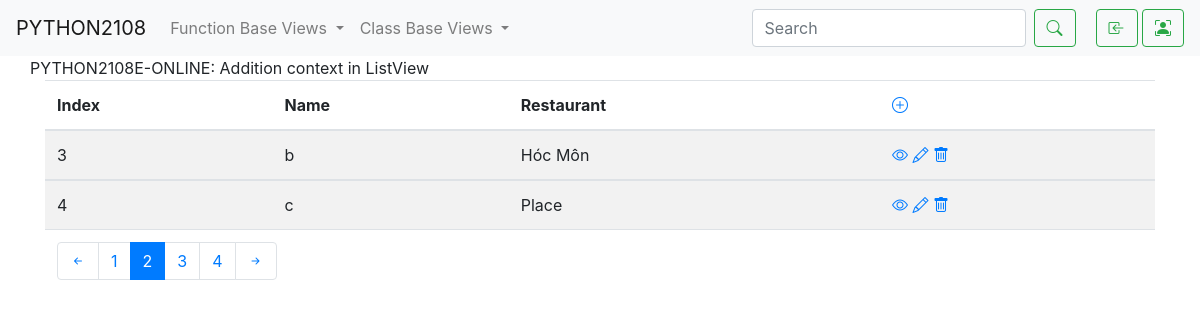
The app's page /class/waiter/list?page=2 with its own data.
### myapp/models.py (models this page shows, shortened)
class Waiter(models.Model):
    restaurant = models.ForeignKey(
        Restaurant,
        on_delete=models.CASCADE
    )
    name = models.CharField(max_length=30)
    class Meta:
        db_table = "Waiter"

class Restaurant(models.Model):
    place = models.OneToOneField(
        Place,
        on_delete=models.CASCADE,
        primary_key=True
    )
    serves_hot_dogs = models.BooleanField(verbose_name="Phục vụ Hotdogs", default=False)
    serves_pizza = models.BooleanField(verbose_name="Phục vụ Pizza", default=False)
    serves_pho = models.BooleanField(verbose_name="Phục vụ Phở", default=True)
    class Meta:
        db_table = "Restaurant"

class Place(models.Model):
    name = models.CharField(verbose_name="Tên Địa Điểm", max_length=50)
    address = models.CharField(verbose_name="Địa Chỉ", max_length=100)
    country = models.CharField(verbose_name="Quốc Gia", max_length=100, default="Việt Nam")
    class Meta:
        db_table = "Place"

### myapp/class_base_views.py (the view)
# urls.py: url(r'^class/waiter/list$', class_base_views.WaiterListView.as_view(), name='class_list_waiters'),
class WaiterListView(ListView):
    queryset = Waiter.objects.all()
    template_name = 'class_base/list_view.html'
    context_object_name = 'all_waiters'
    paginate_by = settings.PAGINATE_BY
    def get_context_data(self, **kwargs):
        context = super().get_context_data(**kwargs)
        context['class_name'] = 'PYTHON2108E-ONLINE: Addition context in ListView'
        return context

### myapp/templatetags/myfilter.py (called while the page is built)
@register.filter
def make_range(number):
    return range(1, number + 1)

@register.filter
def make_index_paginattion(current_page, index):
    return settings.PAGINATE_BY * (current_page - 1) + index

### myapp/templates/class_base/list_view.html (shortened to what this page needs)
{% extends '../base/base.html' %}
{% block content %}
    {% load myfilter %}
    {% load humanize %}
    {% load static %}
    {{ class_name }}
    <div class="col-12">
        <table class="table table-striped">
            {% if all_waiters %}
                <thead>
                    <tr>
                        <th scope="col">Index</th>
                        <th scope="col">Name</th>
                        <th scope="col">Restaurant</th>
                        <th scope="col">
                            <a href="{% url 'class_add_waiter' %}">
                                <i class="bi bi-plus-circle"></i>
                            </a>
                        </th>
                    </tr>
                </thead>
                {% for waiter in all_waiters %}
                    <tbody>
                        <tr>
                            <td scope="row">
                                {{ page_obj.number|make_index_paginattion:forloop.counter}}
                                </td>
                            <td>{{ waiter.name }}</td>
                            <td>{{ waiter.restaurant.place.name }}</td>
                            <td>
                                <a href="{% url 'class_view_detail_waiter' pk=waiter.id %}">
                                    <i class="bi bi-eye"></i>
                                </a>
                                <a href="{% url 'class_update_waiter' pk=waiter.id %}">
                                    <i class="bi bi-pencil"></i>
                                </a>
                                <a href="{% url 'class_delete_waiter' pk=waiter.id %}">
                                    <i class="bi bi-trash"></i>
                                </a>
                            </td>
                        </tr>
                    </tbody>
                {% endfor %}
            {% endif %}
            <tfoot>
                <tr>
                    <td colspan="5">
                        <nav aria-label="Page navigation example">
                            <ul class="pagination">
                                {% if page_obj.has_previous %}
                                    <li class="page-item">
                                        <a class="page-link" href="?page={{page_obj.previous_page_number}}" aria-label="Previous">
                                            <i class="bi bi-arrow-left-short"></i>
                                        </a>
                                    </li>
                                {% else %}
                                    <li class="page-item disabled" style="cursor:not-allowed">
                                        <a class="page-link" aria-label="Previous">
                                            <i class="bi bi-arrow-left-short"></i>
                                        </a>
                                    </li>
                                {% endif %}
                                {% for page in page_obj.paginator.num_pages|make_range %}
                                    {% if page_obj.number == page %}
                                        <li class="page-item active"><a class="page-link" href="?page={{page}}">{{ page }}</a></li>
                                    {% else %}
                                        <li class="page-item"><a class="page-link" href="?page={{page}}">{{ page }}</a></li>
                                    {% endif %}
                                {% endfor %}
                                {% if page_obj.has_next %}
                                    <li class="page-item">
                                        <a class="page-link" href="?page={{page_obj.next_page_number}}" aria-label="Next">
                                            <i class="bi bi-arrow-right-short"></i>
                                        </a>
                                    </li>
                                {% else %}
                                    <li class="page-item disabled" style="cursor:not-allowed">
                                        <a class="page-link" aria-label="Next">
                                            <i class="bi bi-arrow-right-short"></i>
                                        </a>
                                    </li>
                                {% endif %}
                            </ul>
                        </nav>
                    </td>
                </tr>
            </tfoot>
        </table>
    </div>
{% endblock content %}

### records on screen
Waiter: number|make_index_paginattion "3", name "b", restaurant.place.name "Hóc Môn"
Waiter: number|make_index_paginattion "4", name "c", restaurant.place.name "Place"

### other values on screen
{{ class_name }} "PYTHON2108E-ONLINE: Addition context in ListView"
{{ page }} "1" "3" "4"
{{ page }} "2"
